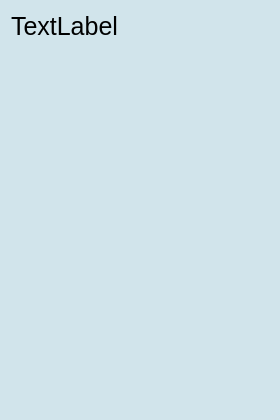
<?xml version="1.0" encoding="UTF-8"?>
<ui version="4.0">
 <class>Form</class>
 <widget class="QWidget" name="Form">
  <property name="geometry">
   <rect>
    <x>0</x>
    <y>0</y>
    <width>280</width>
    <height>420</height>
   </rect>
  </property>
  <property name="windowTitle">
   <string>Form</string>
  </property>
  <property name="styleSheet">
   <string notr="true">background-color: rgb(209, 228, 235)</string>
  </property>
  <layout class="QVBoxLayout" name="verticalLayout_2">
   <item>
    <widget class="QLabel" name="label">
     <property name="minimumSize">
      <size>
       <width>0</width>
       <height>30</height>
      </size>
     </property>
     <property name="font">
      <font>
       <pointsize>19</pointsize>
      </font>
     </property>
     <property name="text">
      <string>TextLabel</string>
     </property>
    </widget>
   </item>
   <item>
    <spacer name="verticalSpacer">
     <property name="orientation">
      <enum>Qt::Orientation::Vertical</enum>
     </property>
     <property name="sizeHint" stdset="0">
      <size>
       <width>20</width>
       <height>200</height>
      </size>
     </property>
    </spacer>
   </item>
  </layout>
 </widget>
 <resources/>
 <connections/>
</ui>
